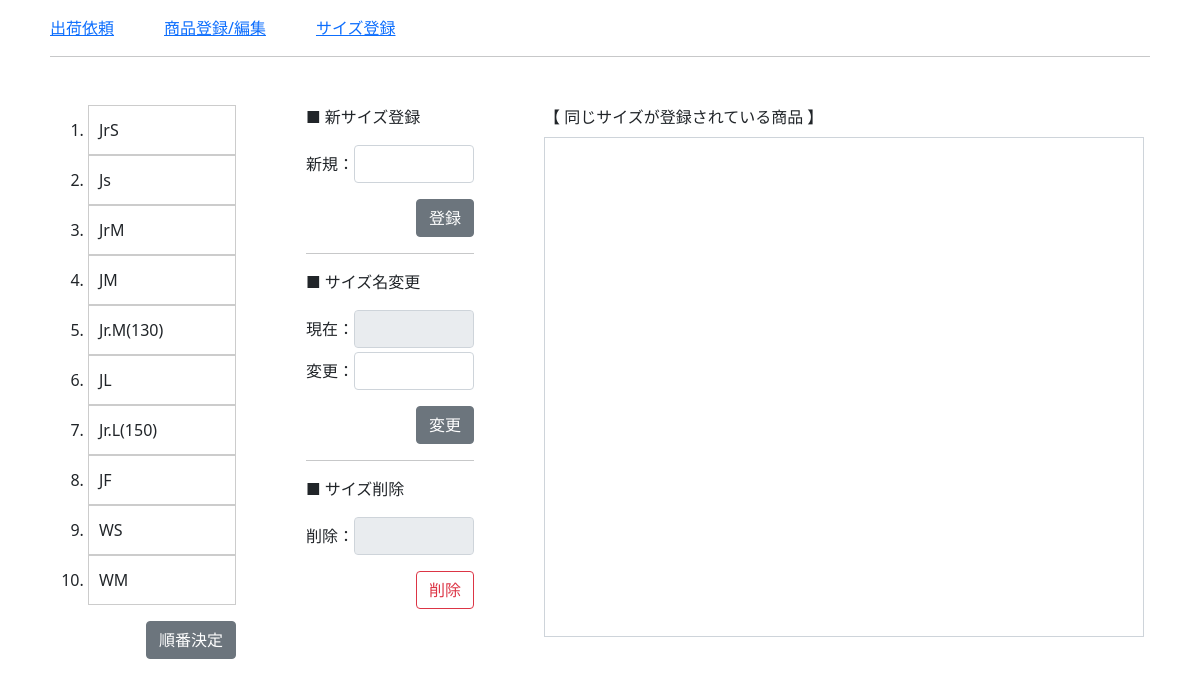
The app's page /zaiko2/size_index with its own data.
### zaiko/models.py (models this page shows, shortened)
class Size(models.Model):
    size_num=models.IntegerField("順番",null=False)
    size=models.CharField("サイズ",max_length=255,blank=True)

### zaiko2/views.py (the view)
# urls.py: path('size_index', size_index, name="size_index"),
def size_index(request):
    sizes=Size.objects.all().order_by("size_num")
    return render(request,"zaiko2/size.html",{"sizes":sizes})

### zaiko2/templates/zaiko2/size.html (shortened to what this page needs)
{% load static %}
<!DOCTYPE html>
<html lang="ja">
<head>
    <link rel="stylesheet" href="{% static 'main.css' %}">
    <link href="https://cdn.jsdelivr.net/npm/bootstrap@5.0.2/dist/css/bootstrap.min.css" rel="stylesheet">
    <link rel="stylesheet" href="https://cdn.jsdelivr.net/npm/bootstrap-icons@1.8.0/font/bootstrap-icons.css">
</head>
<body>
    <div class="mt-3 mb-5">
        <div style="margin: 0 auto; width: 1100px;">
        <div class="flex2">
            <div><a href="{% url 'zaiko:index' %}">出荷依頼</a></div>
            <div style="margin-left: 50px;"><a href="{% url 'zaiko2:henshu_index' %}">商品登録/編集</a></div>
            <div style="margin-left: 50px;"><a href="{% url 'zaiko2:size_index' %}">サイズ登録</a></div>
        </div>
        <hr>
        <div class="flex mt-5">
            <div style="width: 180px;">
                <div class="inlineframe3" style="height: 500px;">
                    <ol class="drag-list">
                        {% for i in sizes %}
                            {% if i.size_num == 0 %}
                            <li id="{{i.size}}" name="size_list" draggable="true" style="background-color: aqua;">{{i.size}}</li>
                            {% else %}
                            <li id="{{i.size}}" name="size_list" draggable="true">{{i.size}}</li>
                            {% endif %}
                        {% endfor %}
                    </ol>
                </div>
                <div class="mt-3" style="text-align: right;">
                    <button type="button" class="btn btn-secondary" id="btn_size_num">順番決定</button>
                </div>
            </div>
            <div style="margin-left: 70px;">
                <div>■ 新サイズ登録</div>
                <div class="mt-3">
                    <div class="flex2">
                        <div>新規：</div>
                        <div style="width: 120px;"><input class="form-control" type="text" id="size_new"></div>
                    </div>
                    <div class="mt-3" style="text-align: right;">
                        <button type="button" class="btn btn-secondary" id="btn_size_new">登録</button>
                    </div>
                </div>
                <hr>
                <div>■ サイズ名変更</div>
                <div class="mt-3">
                    <div class="flex2">
                        <div>現在：</div>
                        <div style="width: 120px;"><input class="form-control" type="text" id="size_name1" readonly></div>
                    </div>
                    <div class="flex2 mt-1">
                        <div>変更：</div>
                        <div style="width: 120px;"><input class="form-control" type="text" id="size_name2"></div>
                    </div>
                    <div class="mt-3" style="text-align: right;">
                        <button type="button" class="btn btn-secondary" id="btn_size_name">変更</button>
                    </div>
                </div>
                <hr>
                <div>■ サイズ削除</div>
                <div class="mt-3">
                    <div class="flex2">
                        <div>削除：</div>
                        <div style="width: 120px;"><input class="form-control" type="text" id="size_del" readonly></div>
                    </div>
                    <div class="mt-3" style="text-align: right;">
                        <button type="button" class="btn btn-outline-danger" id="btn_size_del">削除</button>
                    </div>
                </div>
            </div>
            <div style="margin-left: 70px;">
                <div>【 同じサイズが登録されている商品 】</div>
                <div class="inlineframe mt-2" id="sample_list" style="height: 500px; width: 600px;"></div>
            </div>
        </div>
    </div>
</body>
</html>

### zaiko/static/main.css (style rules this page uses)
.flex { display: flex; flex-wrap: wrap; margin: 0 auto; justify-content: center; }
.flex2 { display: flex; flex-wrap: wrap; align-items: center; }
.inlineframe { background-color:#FFFFFF; border: 1px solid #ced4da; overflow:auto; overflow-y:scroll; overflow-x:hidden; }
.drag-list li { line-height:3em; border:1px solid #cccccc; cursor:pointer; padding-left: 10px; }
.inlineframe3 { background-color:#FFFFFF; overflow:auto; overflow-y:scroll; overflow-x:hidden; }

### records on screen
Size: size "JrS"
Size: size "Js"
Size: size "JrM"
Size: size "JM"
Size: size "Jr.M(130)"
Size: size "JL"
Size: size "Jr.L(150)"
Size: size "JF"
Size: size "WS"
Size: size "WM"
